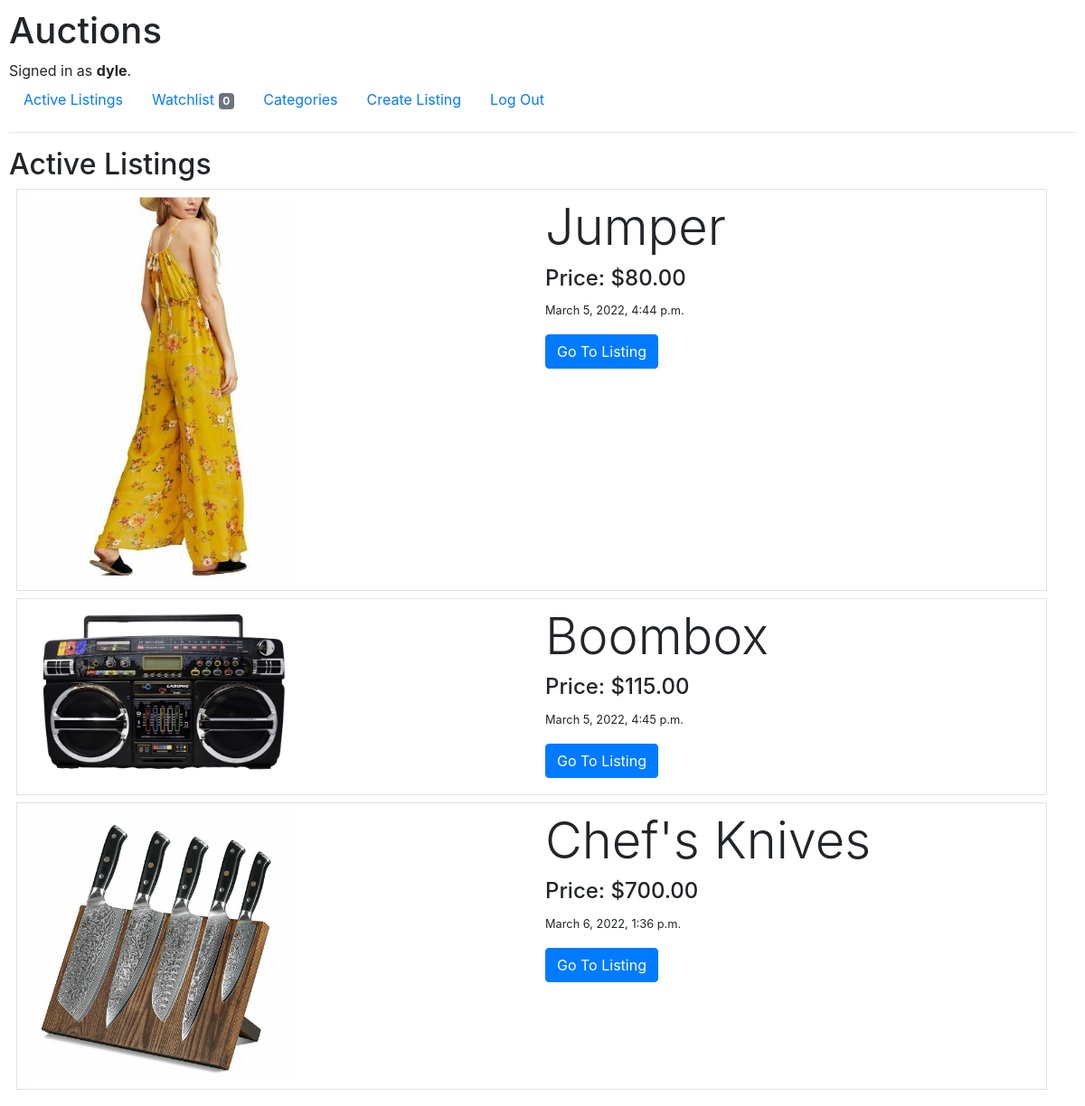
The page / (signed in) on the database its author committed.
### auctions/models.py (models this page shows, shortened)
class User(AbstractUser):
    pass

class Listing(models.Model):
    item = models.CharField(max_length=64)
    description = models.CharField(max_length=255, blank=True)
    price = models.DecimalField(max_digits=10, decimal_places=2)
    category = models.CharField(max_length=1, choices=CATEGORIES, default=CATEGORIES[4][1])
    time = models.DateTimeField(auto_now_add=True, blank=True)
    closed = models.BooleanField(default=False)
    owner = models.ForeignKey(User, on_delete=models.CASCADE, related_name="owners")
    bids = models.ManyToManyField(Bid, blank=True, related_name="bids")
    comments = models.ManyToManyField(Comment, blank=True, related_name="comments")
    image = models.ImageField(null=True, blank=True)

### auctions/views.py (the view)
# urls.py: path("", views.index, name="index"),
def index(request):
    return render(request, "auctions/index.html", {
        "listings": Listing.objects.all()
    })

### auctions/templates/auctions/index.html
{% extends "auctions/layout.html" %}
{% block body %}
{% if request.user.is_authenticated %}
<h2>Active Listings</h2>
    {% for listing in listings %}
        {% if not listing.closed %}
            <div class="container border p-2 m-2">
                <div class="row">
                    <div class="col">
                        <img src="{{ listing.image.url }}" alt="image" style="width: 300px; height: auto">
                    </div>
                    <div class="col text-left">
                        <h2 class="display-4">{{ listing.item }}</h2>
                        <h4>Price: ${{ listing.price }}</h4>
                        <p><small>{{ listing.time }}</small></p>
                        <a href="{% url 'listing' listing.id %}" type="submit" class="btn btn-primary">Go To Listing</a>
                    </div>
                </div>
            </div>
        {% endif %}
    {% endfor %}
{% endif %}
{% endblock %}

### auctions/templates/auctions/layout.html (shortened to what this page needs)
{% load static %}
<!DOCTYPE html>
<html lang="en">
    <head>
        <link rel="stylesheet" href="https://stackpath.bootstrapcdn.com/bootstrap/4.4.1/css/bootstrap.min.css">
        <link href="{% static 'auctions/styles.css' %}" rel="stylesheet">
    </head>
    <body>
        <h1>Auctions</h1>
        <div>
            {% if user.is_authenticated %}
                Signed in as <strong>{{ user.username }}</strong>.
            {% else %}
                Not signed in.
            {% endif %}
        </div>
        <ul class="nav">
            <li class="nav-item">
                <a class="nav-link" href="{% url 'index' %}">Active Listings</a>
            </li>
            {% if user.is_authenticated %}
                <li class="nav-item">
                    <a class="nav-link" href="{% url 'watchlist' %}">Watchlist <span class="badge badge-secondary">{{ user.watchlist.count }}</span></a>
                </li>
                <li class="nav-item">
                    <a class="nav-link" href="{% url 'categories' %}">Categories</a>
                </li>
                <li class="nav-item">
                    <a class="nav-link" href="{% url 'create' %}">Create Listing</a>
                </li>
                <li class="nav-item">
                    <a class="nav-link" href="{% url 'logout' %}">Log Out</a>
                </li>
            {% endif %}
        </ul>
        <hr>
        {% block body %}
        {% endblock %}
    </body>
</html>

### auctions/static/auctions/styles.css (style rules this page uses)
body { padding: 10px; }

### rows shown on the page
User: username "dyle", watchlist.count "0"
Listing: image (picture), item "Jumper", price "80.00", time "March 5, 2022, 4:44 p.m."
Listing: image (picture), item "Boombox", price "115.00", time "March 5, 2022, 4:45 p.m."
Listing: image (picture), item "Chef's Knives", price "700.00", time "March 6, 2022, 1:36 p.m."
